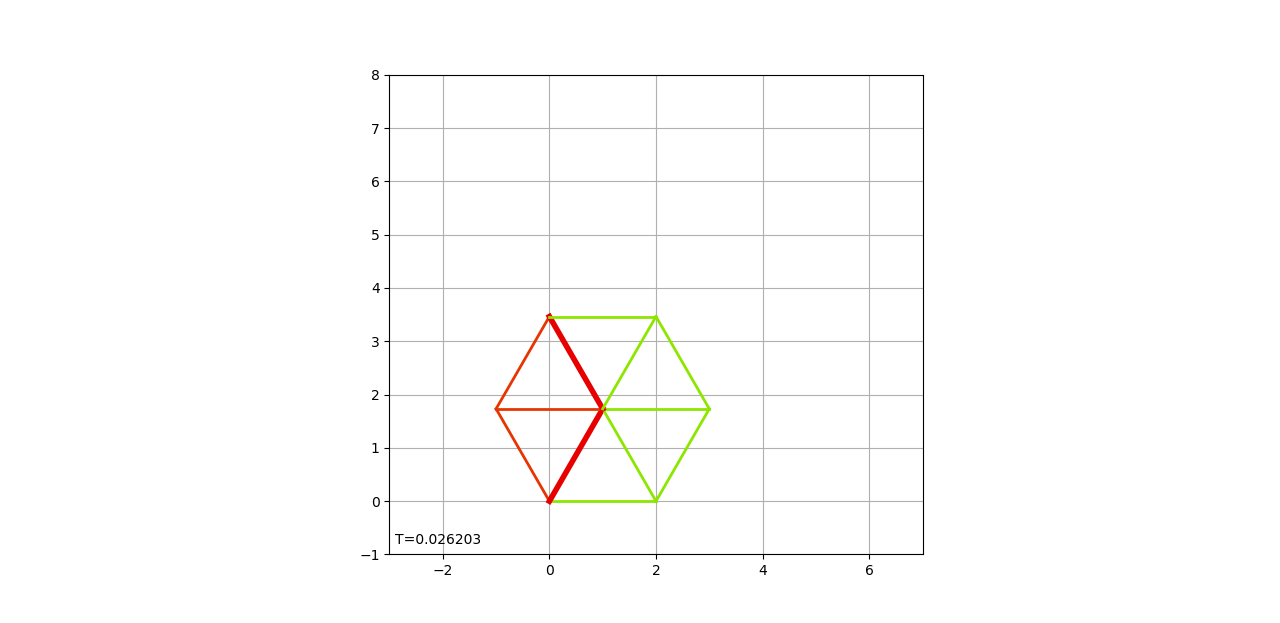

This chart was generated by the following Python code:
import math
from solver.grid import Grid
import numpy as np
import matplotlib.pyplot as plt

from solver.sp_view import SweepingView
from solver.springs_view import SpringsView
from solver.springs_view_static import SpringsViewStatic

n2 = 3
n1 = 3

def a_func(orig, termin):
    base_stiffess = 1
    return base_stiffess

def cplus_func(orig, termin):
    base_yeld_stress=0.001
    return base_yeld_stress

def cminus_func(orig, termin):
    return -cplus_func(orig, termin)

def is_node_func(coords):
    result = True
    if  (coords[0] == 0) and (coords[1] == 2):
        result = False
    if (coords[0] == 2) and (coords[1] == 0):
        result = False

    return result


def xi_func(coords):
    delta=2
    (i,j)=coords
    return (i * delta - j * delta / 2., j * delta * math.sqrt(3) / 2)


def add_springs_func(orig):
    (i,j) = orig

    termins = []
    if (i < n1-1) and is_node_func((i+1,j)):
        termins.append((i+1,j))
    if (j < n2-1) and is_node_func((i,j+1)):
        termins.append((i,j+1))
    if (i < n1-1) and (j < n2-1) and is_node_func((i+1, j + 1)):
        termins.append((i+1, j + 1))
    return termins

def add_boundary_cond_func(coords):
    velocity = None
    if coords[0] == 0 and coords[1] == 0:
        velocity = lambda t: (0,0)

    if coords[0] == 1 and coords[1] == 2:
        velocity = lambda t: (0, 0.1)

    force = lambda t: (0, 0)

    return velocity, force



example3grid = Grid(n1, n2, is_node_func, xi_func, add_springs_func, a_func, cminus_func,cplus_func, add_boundary_cond_func)

example3 = example3grid.get_elastoplastic_process()


t0 = 0
dt = 0.00002
nsteps = 2000

xi_ref = example3grid.xi
t_ref = 0
(T, E) = example3.solve_fixed_spaces_e_only(example3grid.xi, example3grid.e0,t0, dt, nsteps, xi_ref, t_ref)
(t_leapfrog_1, e_leapfrog_1) = example3.leapfrog_step(example3grid.e0,t0,xi_ref,t_ref)

figE, axE = plt.subplots()
axE.plot(T, E.T)
axE.set(title="E")

XI = np.tile(np.expand_dims(xi_ref, axis=1),(1,T.shape[0]))


#SpringsView(T,XI,E, example3,((-3,7),(-1,8)),"example4_single_hex_disp.mp4",20)
SpringsView(T,XI,E, example3, ((-3,7),(-1,8)))
SpringsViewStatic(t_leapfrog_1,xi_ref,e_leapfrog_1, example3,((-3,7),(-1,8)))
SweepingView(T, XI, E, e_leapfrog_1,  example3,((-0.004, 0.004),(-0.004,0.004)))
plt.show()
